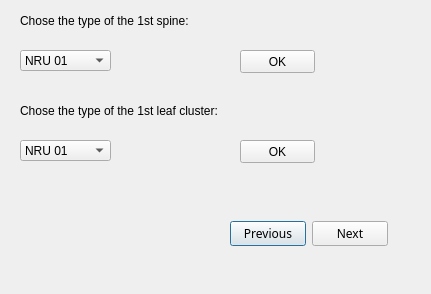
<?xml version="1.0" encoding="UTF-8"?>
<ui version="4.0">
 <class>Dialog</class>
 <widget class="QDialog" name="Dialog">
  <property name="geometry">
   <rect>
    <x>0</x>
    <y>0</y>
    <width>431</width>
    <height>294</height>
   </rect>
  </property>
  <property name="windowTitle">
   <string>Dialog</string>
  </property>
  <widget class="QWidget" name="layoutWidget">
   <property name="geometry">
    <rect>
     <x>230</x>
     <y>220</y>
     <width>158</width>
     <height>27</height>
    </rect>
   </property>
   <property name="font">
    <font>
     <family>Microsoft YaHei</family>
     <pointsize>9</pointsize>
    </font>
   </property>
   <layout class="QHBoxLayout" name="horizontalLayout">
    <item>
     <widget class="QPushButton" name="pushButton_2">
      <property name="font">
       <font>
        <family>Microsoft YaHei</family>
        <pointsize>9</pointsize>
       </font>
      </property>
      <property name="text">
       <string>Previous</string>
      </property>
     </widget>
    </item>
    <item>
     <widget class="QPushButton" name="pushButton">
      <property name="font">
       <font>
        <family>Microsoft YaHei</family>
        <pointsize>9</pointsize>
       </font>
      </property>
      <property name="text">
       <string>Next</string>
      </property>
     </widget>
    </item>
   </layout>
  </widget>
  <widget class="QLabel" name="label">
   <property name="geometry">
    <rect>
     <x>20</x>
     <y>10</y>
     <width>201</width>
     <height>21</height>
    </rect>
   </property>
   <property name="text">
    <string>Chose the type of the 1st spine:</string>
   </property>
  </widget>
  <widget class="QComboBox" name="comboBox">
   <property name="geometry">
    <rect>
     <x>20</x>
     <y>50</y>
     <width>91</width>
     <height>21</height>
    </rect>
   </property>
   <item>
    <property name="text">
     <string>NRU 01</string>
    </property>
   </item>
   <item>
    <property name="text">
     <string>NSU 02</string>
    </property>
   </item>
   <item>
    <property name="text">
     <string>NSU</string>
    </property>
   </item>
  </widget>
  <widget class="QLabel" name="label_2">
   <property name="geometry">
    <rect>
     <x>20</x>
     <y>100</y>
     <width>201</width>
     <height>21</height>
    </rect>
   </property>
   <property name="text">
    <string>Chose the type of the 1st leaf cluster:</string>
   </property>
  </widget>
  <widget class="QComboBox" name="comboBox_2">
   <property name="geometry">
    <rect>
     <x>20</x>
     <y>140</y>
     <width>91</width>
     <height>21</height>
    </rect>
   </property>
   <item>
    <property name="text">
     <string>NRU 01</string>
    </property>
   </item>
   <item>
    <property name="text">
     <string>NSU 02</string>
    </property>
   </item>
   <item>
    <property name="text">
     <string>NSU</string>
    </property>
   </item>
  </widget>
  <widget class="QPushButton" name="pushButton_3">
   <property name="geometry">
    <rect>
     <x>240</x>
     <y>50</y>
     <width>75</width>
     <height>23</height>
    </rect>
   </property>
   <property name="text">
    <string>OK</string>
   </property>
  </widget>
  <widget class="QPushButton" name="pushButton_4">
   <property name="geometry">
    <rect>
     <x>240</x>
     <y>140</y>
     <width>75</width>
     <height>23</height>
    </rect>
   </property>
   <property name="text">
    <string>OK</string>
   </property>
  </widget>
 </widget>
 <resources/>
 <connections/>
</ui>
